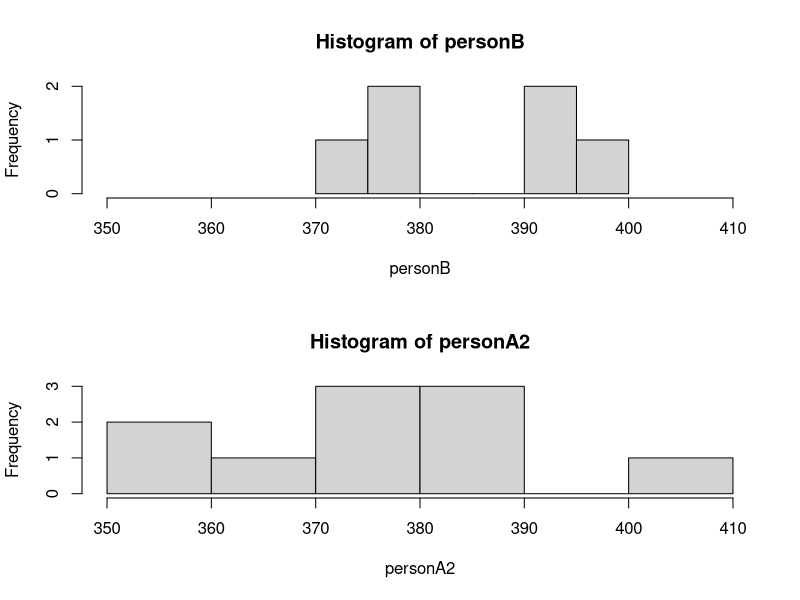

The R source for this figure:
# Assignment2 Codes

# ---1--- 

# Mean
num <- c(90, 95, 89, 71, 73, 96, 87, 95, 107, 89, 96, 80, 97, 95, 102, 97, 93, 101, 82, 83, 74, 91, 83, 98, 95, 111, 99, 120, 93, 84)
mean(num)
# Standard Error Function
se <- function(x) sqrt(var(x)/length(x)) 
se(num)
# 95% CI
t.test(num)

# ---2---

male <- c(220.1, 218.6, 229.6, 228.8, 222.0, 224.1, 226.5)
female <- c(223.4, 221.5, 230.2, 224.3, 223.8, 230.8)
maleMean <- mean(male)
femaleMean <- mean(female)
maleMean
femaleMean
sd <- function(x) sqrt(var(x)/length(x))
sd(male)
sd(female)
maleMedian <- median(male)
femaleMedian <- median(female)
maleMedian
femaleMedian
t.test(male)
t.test(female)

# T Test
t.test(male,female) #(alternative="less",var.equal=TRUE)

# ---4---

personA <- c(248, 236, 269, 254, 249, 251, 260, 245, 239, 255)
personB <- c(380, 391, 377, 392, 398, 374)
personA2 <- 1.5*personA

layout(matrix(2:1, ncol =1))
hist(personA2, xlim=c(350,410))
hist(personB, xlim=c(350, 410))

wilcox.test(personB, personA2)


